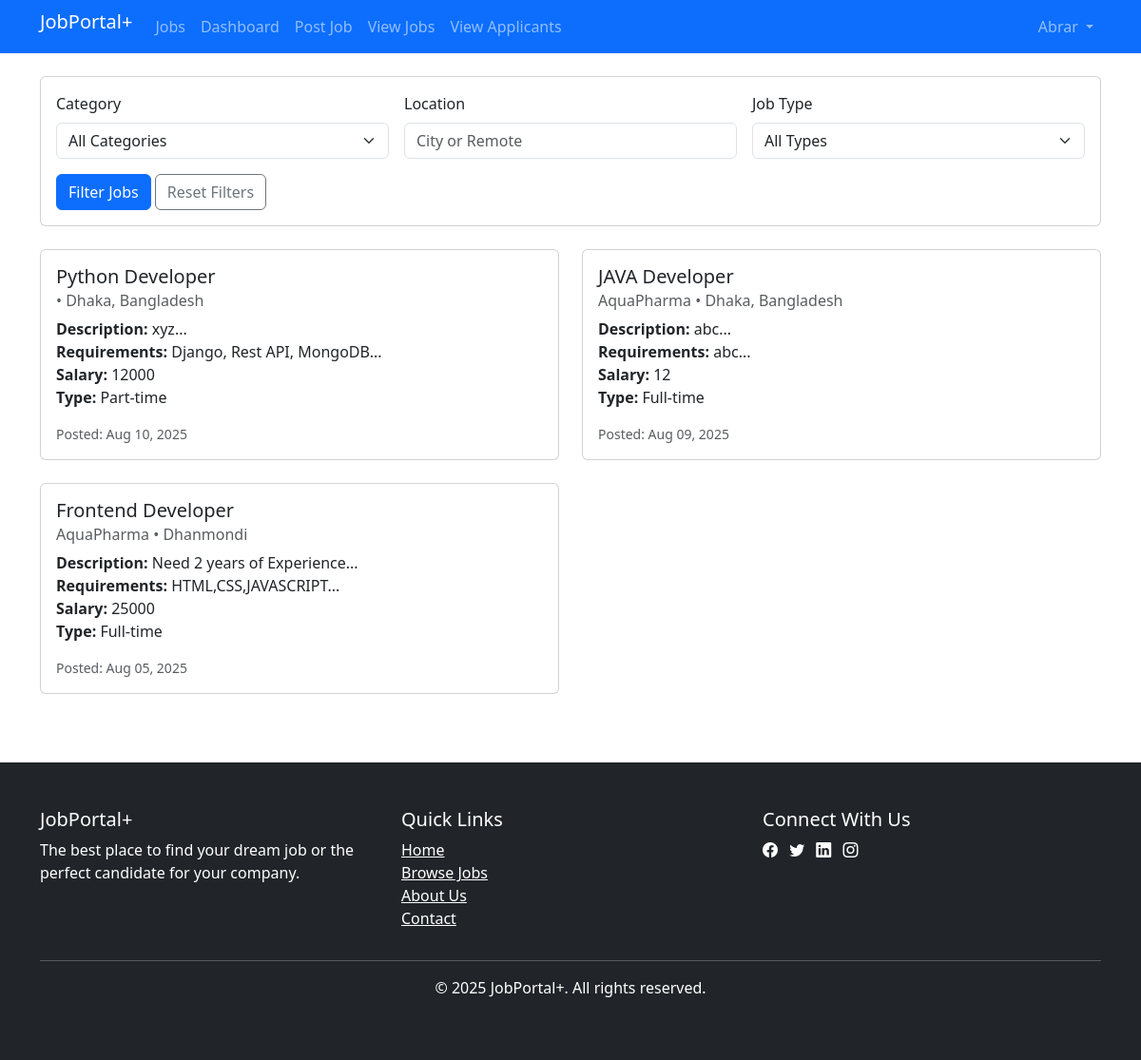
Page /employer/jobs.php (signed in) on the committed database.
### tables this page shows
CREATE TABLE `jobs` (
  `id` int(11) NOT NULL,
  `employer_id` int(11) NOT NULL,
  `company_name` varchar(100) NOT NULL,
  `title` varchar(100) NOT NULL,
  `description` text NOT NULL,
  `requirements` text NOT NULL,
  `location` varchar(100) NOT NULL,
  `salary` varchar(50) DEFAULT NULL,
  `type` enum('Full-time','Part-time','Contract','Internship') NOT NULL,
  `category` varchar(50) NOT NULL,
  `posted_at` timestamp NOT NULL DEFAULT current_timestamp(),
  `deadline` date DEFAULT NULL,
  `is_active` tinyint(1) DEFAULT 1
);

CREATE TABLE `employer_profiles` (
  `id` int(11) NOT NULL,
  `user_id` int(11) NOT NULL,
  `company_name` varchar(100) NOT NULL,
  `company_description` text DEFAULT NULL,
  `company_website` varchar(255) DEFAULT NULL,
  `contact_person` varchar(100) DEFAULT NULL,
  `contact_phone` varchar(20) DEFAULT NULL
);

### employer/jobs.php (the view, shortened to what this page needs)
<?php
require('../db.php');
include("../header.php");
$sql = "SELECT j.*, ep.company_name
        FROM jobs j
        JOIN employer_profiles ep ON j.employer_id = ep.user_id
        WHERE j.is_active = 1 AND (j.deadline IS NULL OR j.deadline >= CURDATE())";
$sql .= " ORDER BY j.posted_at DESC";
$result = mysqli_query($conn, $sql);
?>
    <div class="card mb-4">
        <div class="card-body">
            <form method="get" class="row g-3">
                <div class="col-md-4">
                    <label for="category" class="form-label">Category</label>
                    <select id="category" name="category" class="form-select">
                        <option value="">All Categories</option>
                    </select>
                </div>
                <div class="col-md-4">
                    <label for="location" class="form-label">Location</label>
                    <input type="text" id="location" name="location" class="form-control"
                           value="<?= isset($_GET['location']) ? htmlspecialchars($_GET['location']) : '' ?>"
                           placeholder="City or Remote">
                </div>
                <div class="col-md-4">
                    <label for="type" class="form-label">Job Type</label>
                    <select id="type" name="type" class="form-select">
                        <option value="">All Types</option>
                    </select>
                </div>
                <div class="col-12">
                    <button type="submit" class="btn btn-primary">Filter Jobs</button>
                    <a href="jobs.php" class="btn btn-outline-secondary">Reset Filters</a>
                </div>
            </form>
        </div>
    </div>
    <div class="row">
        <?php if (mysqli_num_rows($result) > 0): ?>
            <?php while ($job = mysqli_fetch_assoc($result)): ?>
                <div class="col-md-6 mb-4">
                    <div class="card h-100">
                        <div class="card-body">
                            <h5 class="card-title"><?= htmlspecialchars($job['title']) ?></h5>
                            <h6 class="card-subtitle mb-2 text-muted">
                                <?= htmlspecialchars($job['company_name']) ?> • <?= htmlspecialchars($job['location']) ?>
                            </h6>
                            <p class="card-text">
                                <strong>Description:</strong> <?= htmlspecialchars(substr($job['description'], 0, 150)) ?>...<br>
                                <strong>Requirements:</strong> <?= htmlspecialchars(substr($job['requirements'], 0, 100)) ?>...<br>
                                <strong>Salary:</strong> <?= htmlspecialchars($job['salary']) ?><br>
                                <strong>Type:</strong> <?= ucfirst(htmlspecialchars($job['type'])) ?>
                            </p>
                            <div class="d-flex justify-content-between align-items-center">
                                <small class="text-muted">Posted: <?= date('M d, Y', strtotime($job['posted_at'])) ?></small>
                            </div>
                        </div>
                    </div>
                </div>
            <?php endwhile; ?>
        <?php else: ?>
            <div class="col-12">
                <div class="alert alert-info">No jobs found matching your criteria. Try adjusting your filters.</div>
            </div>
        <?php endif; ?>
    </div>
<?php
include("../footer.php");
?>

### header.php (shortened to what this page needs)
<!DOCTYPE html>
<html lang="en">
<head>
    <link href="https://cdn.jsdelivr.net/npm/bootstrap@5.3.0/dist/css/bootstrap.min.css" rel="stylesheet">
    <link rel="stylesheet" href="https://cdn.jsdelivr.net/npm/bootstrap-icons@1.10.0/font/bootstrap-icons.css">
</head>
<body>
<nav class="navbar navbar-expand-lg navbar-dark bg-primary">
    <div class="container">
        <div class="collapse navbar-collapse" id="navbarNav">
            <ul class="navbar-nav me-auto">
             <li class="nav-item">
                            <a class="navbar-brand" href="/job-portal2/index.php">JobPortal+</a>
             </li>
            <?php if (isset($_SESSION['user_id'])): ?>
                <?php if ($_SESSION['user_type'] == 'employer'): ?>
                        <li class="nav-item">
                            <a class="nav-link" href="/job-portal2/employer/jobs.php">Jobs</a>
                        </li>
                        <li class="nav-item">
                            <a class="nav-link" href="/job-portal2/employer/dashboard.php">Dashboard</a>
                        </li>
                        <li class="nav-item">
                            <a class="nav-link" href="/job-portal2/employer/post_job.php">Post Job</a>
                        </li>
                        <li class="nav-item">
                            <a class="nav-link" href="/job-portal2/employer/view_jobs.php">View Jobs</a>
                        </li>
                        <li class="nav-item">
                            <a class="nav-link" href="/job-portal2/employer/applicants.php">View Applicants</a>
                        </li>
                <?php endif; ?>
            <?php endif; ?>
            </ul>
            <ul class="navbar-nav">
                <?php if (isset($_SESSION['user_id'])): ?>
                    <li class="nav-item dropdown">
                        <a class="nav-link dropdown-toggle" href="#" id="navbarDropdown" role="button" data-bs-toggle="dropdown">
                            <?= htmlspecialchars($_SESSION['username']) ?>
                        </a>
                    </li>
                <?php endif; ?>
            </ul>
        </div>
    </div>
</nav>
<div class="container mt-4">

### footer.php (shortened to what this page needs)
        </div>
    <footer class="bg-dark text-white py-5 mt-5">
        <div class="container">
            <div class="row">
                <div class="col-md-4">
                    <h5>JobPortal+</h5>
                    <p>The best place to find your dream job or the perfect candidate for your company.</p>
                </div>
                <div class="col-md-4">
                    <h5>Quick Links</h5>
                    <ul class="list-unstyled">
                        <li><a href="index.php" class="text-white">Home</a></li>
                        <li><a href="jobs.php" class="text-white">Browse Jobs</a></li>
                        <li><a href="about.php" class="text-white">About Us</a></li>
                        <li><a href="contact.php" class="text-white">Contact</a></li>
                    </ul>
                </div>
                <div class="col-md-4">
                    <h5>Connect With Us</h5>
                    <div class="social-links">
                        <a href="#" class="text-white me-2"><i class="bi bi-facebook"></i></a>
                        <a href="#" class="text-white me-2"><i class="bi bi-twitter"></i></a>
                        <a href="#" class="text-white me-2"><i class="bi bi-linkedin"></i></a>
                        <a href="#" class="text-white me-2"><i class="bi bi-instagram"></i></a>
                    </div>
                </div>
            </div>
            <hr>
            <div class="text-center">
                <p>&copy; <?= date('Y') ?> JobPortal+. All rights reserved.</p>
            </div>
        </div>
    </footer>
</body>
</html>

### rows in the picture
jobs: title "Python Developer", location "Dhaka, Bangladesh", description "xyz", requirements "Django, Rest API, MongoDB", salary "12000", type "Part-time", posted_at "Aug 10, 2025"
jobs: title "JAVA Developer", employer_profiles.company_name "AquaPharma", location "Dhaka, Bangladesh", description "abc", requirements "abc", salary "12", type "Full-time", posted_at "Aug 09, 2025"
jobs: title "Frontend Developer", employer_profiles.company_name "AquaPharma", location "Dhanmondi", description "Need 2 years of Experience", requirements "HTML,CSS,JAVASCRIPT", salary "25000", type "Full-time", posted_at "Aug 05, 2025"

### other values in the picture
$_SESSION['username'] "Abrar"
